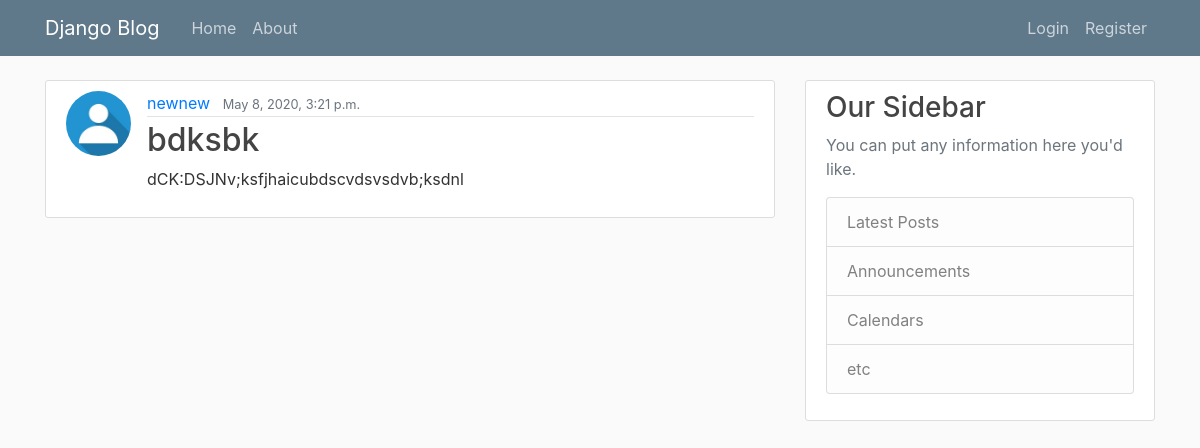
Screenshot of /blog/post/9/ with the database file from the repository.
### blog/models.py (models this page shows, shortened)
class Post(models.Model):
    title = models.CharField(max_length=100)
    content = models.TextField()
    date = models.DateTimeField(default=timezone.now)
    author = models.ForeignKey(User,on_delete=models.CASCADE)

### users/models.py (models this page shows, shortened)
class Profile(models.Model):
    user = models.OneToOneField(User, on_delete=models.CASCADE)
    image = models.ImageField(default='default.jpeg',upload_to='profile_pics')

### blog/views.py (the view)
# urls.py: path('post/<int:pk>/',PostDetailView.as_view(),name="post_detail"),
class PostDetailView(DetailView):
    model = Post

### blog/templates/blog/post_detail.html (shortened to what this page needs)
{% extends "blog/base.html" %}
{% block content %}
    <article class="media content-section">
        <img src="{{ object.author.profile.image.url }}" alt="profile pic" class="rounded-circle article-img">
        <div class="media-body">
          <div class="article-metadata">
            <a class="mr-2" href="#">{{ object.author }}</a>
            <small class="text-muted">{{ object.date }}</small>
          </div>
          <h2 class="article-title">{{ object.title }}</h2>
          <p class="article-content">{{ object.content }}</p>
        </div>
    </article>
{% endblock content %}

### blog/static/blog/main.css (style rules this page uses)
body { background: #fafafa; color: #333333; margin-top: 5rem; }
h1, h2, h3, h4, h5, h6 { color: #444444; }
.content-section { background: #ffffff; padding: 10px 20px; border: 1px solid #dddddd; border-radius: 3px; margin-bottom: 20px; }
.article-title { color: #444444; }
.article-content { white-space: pre-line; }
.article-img { height: 65px; width: 65px; margin-right: 16px; }
.article-metadata { padding-bottom: 1px; margin-bottom: 4px; border-bottom: 1px solid #e3e3e3 }

### rows the page displays
Post: author.profile.image (placeholder picture), author "newnew", date "May 8, 2020, 3:21 p.m.", title "bdksbk", content "dCK:DSJNv;ksfjhaicubdscvdsvsdvb;ksdnl"
